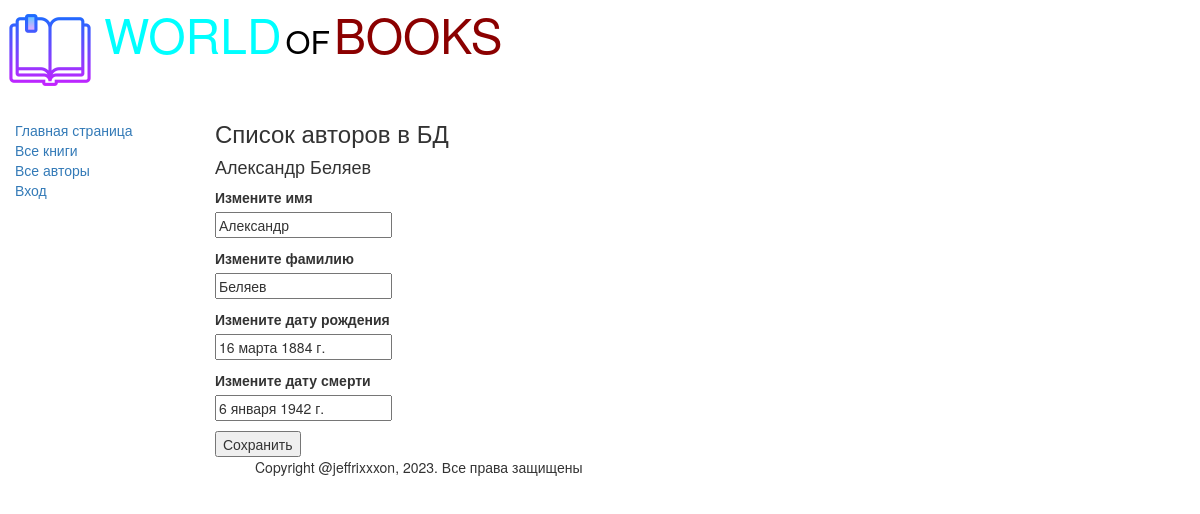
Screenshot of /edit1/1/ with the database file from the repository.
### catalog/models.py (models this page shows, shortened)
class Author(models.Model):
    first_name = models.CharField(max_length=100,
                                  help_text='Введите имя автора',
                                  verbose_name='Имя автора')
    last_name = models.CharField(max_length=100,
                                 help_text='Введите фамилию автора',
                                 verbose_name='Фамилия автора')
    date_of_brith = models.DateField(help_text='Введите дату рождения',
                                     verbose_name='Дата рождения',)
    date_of_death = models.DateField(help_text='Введите дату смерти',
                                     verbose_name='Дата смерти',
                                     null=True, blank=True)

### catalog/views.py (the view)
# urls.py: path('edit1/<int:id>/', views.edit1, name='edit1'),
def edit1(request, id):
    author = Author.objects.get(id=id)
    if request.method == 'POST':
        author.first_name = request.POST.get('first_name')
        author.last_name = request.POST.get('last_name')
        author.date_of_brith = request.POST.get('date_of_brith')
        author.date_of_death = request.POST.get('date_of_death')
        author.save()
        return HttpResponseRedirect('/authors_add/')
    else:
        return render(request, 'edit1.html', {'author': author})

### catalog/templates/edit1.html (shortened to what this page needs)
{% extends 'base_generic.html' %}
{% block content %}
    <h3>Список авторов в БД</h3>
    <h4>{{author.first_name}} {{author.last_name}}</h4>
        <form method="POST">
            <p><label>Измените имя</label><br>
                <input type="text" name="first_name"
                        value="{{author.first_name}}"/>
            </p><p><label>Измените фамилию</label><br>
                <input type="text" name="last_name"
                        value="{{author.last_name}}"/>
            </p><p><label>Измените дату рождения</label><br>
                <input type="text" name="date_of_brith"
                        value="{{author.date_of_brith}}"/>
            </p><p><label>Измените дату смерти</label><br>
                <input type="text" name="date_of_death"
                        value="{{author.date_of_death}}"/>
            </p>
            <input type="submit" value="Сохранить">
        </form>
{% endblock %}

### rows the page displays
Author: first_name "Александр", last_name "Беляев", date_of_brith "16 марта 1884 г.", date_of_death "6 января 1942 г."
